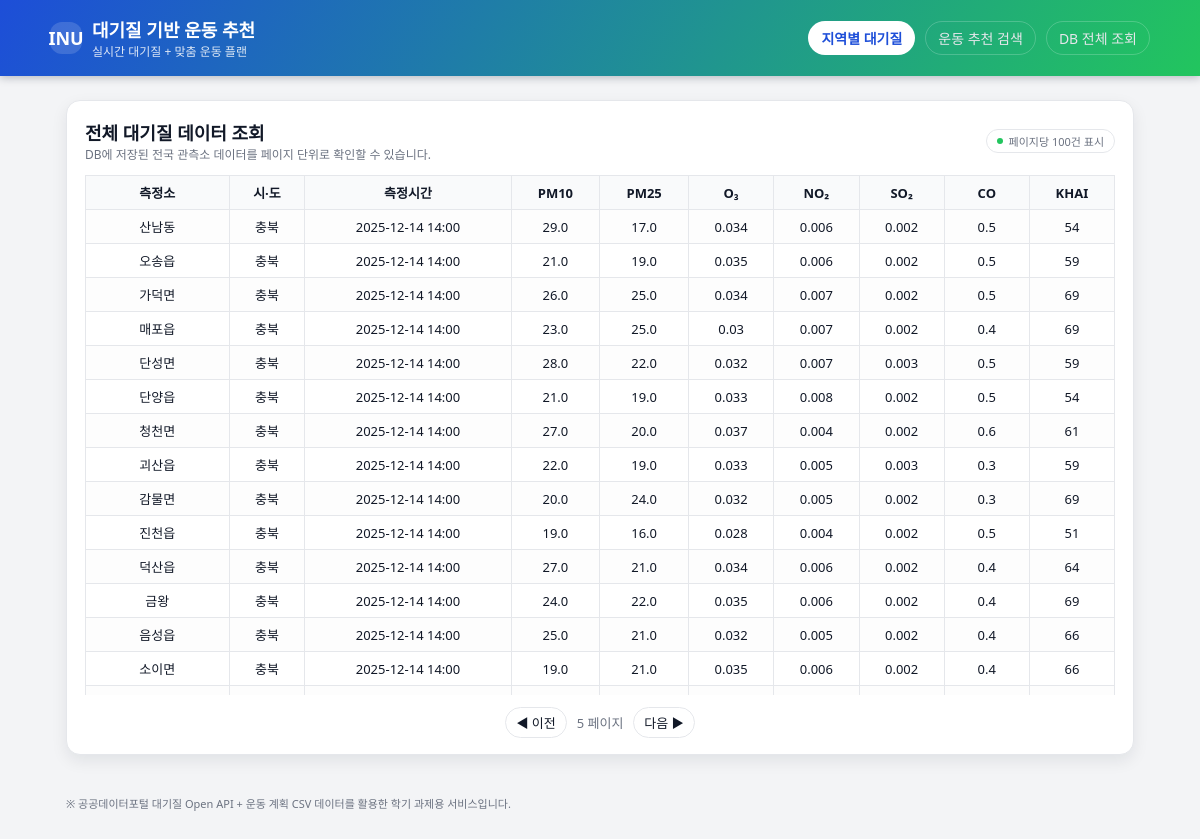
Screenshot of /list?page=5 with the database file from the repository.
### tables this page shows
CREATE TABLE air_quality (
    id        INTEGER PRIMARY KEY AUTOINCREMENT,
    station   TEXT,
    sido      TEXT,
    dataTime  TEXT,
    pm10      REAL,
    pm25      REAL,
    o3        REAL,
    no2       REAL,
    so2       REAL,
    co        REAL,
    khai      INTEGER
);

### app.py (the view)
@app.route("/list")
def list_data():
    page = int(request.args.get("page", 1))
    per_page = 100  # 페이지당 100개
    offset = (page - 1) * per_page
    conn = sqlite3.connect(DB_PATH)
    cur = conn.cursor()
    cur.execute("""
        SELECT station, sido, dataTime, pm10, pm25, o3, no2, so2, co, khai
        FROM air_quality
        ORDER BY dataTime DESC
        LIMIT ? OFFSET ?
    """, (per_page + 1, offset))
    rows = cur.fetchall()
    conn.close()
    has_next = len(rows) > per_page
    rows = rows[:per_page]
    return render_template(
        "list.html",
        rows=rows,
        page=page,
        has_next=has_next
    )

### templates/list.html (shortened to what this page needs)
{% extends "base.html" %}
{% block content %}
<div class="card">
    <div class="card-header">
        <div>
            <div class="card-title">전체 대기질 데이터 조회</div>
            <div class="text-muted">DB에 저장된 전국 관측소 데이터를 페이지 단위로 확인할 수 있습니다.</div>
        </div>
        <div class="pill">
            <div class="pill-dot"></div>
            <span>페이지당 100건 표시</span>
        </div>
    </div>
    <div class="mt-8" style="overflow-x:auto; max-height: 520px;">
        <table>
            <tr>
                <th>측정소</th>
                <th>시·도</th>
                <th>측정시간</th>
                <th>PM10</th>
                <th>PM25</th>
                <th>O₃</th>
                <th>NO₂</th>
                <th>SO₂</th>
                <th>CO</th>
                <th>KHAI</th>
            </tr>
            {% for row in rows %}
            <tr>
                <td>{{ row[0] }}</td>
                <td>{{ row[1] }}</td>
                <td>{{ row[2] }}</td>
                <td>{{ row[3] }}</td>
                <td>{{ row[4] }}</td>
                <td>{{ row[5] }}</td>
                <td>{{ row[6] }}</td>
                <td>{{ row[7] }}</td>
                <td>{{ row[8] }}</td>
                <td>{{ row[9] }}</td>
            </tr>
            {% endfor %}
        </table>
    </div>
    <div class="pagination">
        {% if page > 1 %}
            <a href="/list?page={{ page-1 }}">◀ 이전</a>
        {% endif %}
        <span>{{ page }} 페이지</span>
        {% if has_next %}
            <a href="/list?page={{ page+1 }}">다음 ▶</a>
        {% endif %}
    </div>
</div>
{% endblock %}

### templates/base.html (style rules this page uses)
:root { --primary: #2563eb; --primary-dark: #1d4ed8; --accent: #22c55e; --bg: #f3f4f6; --card-bg: #ffffff; --text-main: #111827; --text-sub: #6b7280; --border-soft: #e5e7eb; --danger: #ef4444; }
* { box-sizing: border-box; }
body { margin: 0; font-family: system-ui, -apple-system, BlinkMacSystemFont, "Segoe UI", Roboto, Helvetica, Arial, sans-serif; background: var(--bg); color: var(--text-main); }
a { text-decoration: none; color: inherit; }
.card { background: var(--card-bg); border-radius: 14px; border: 1px solid var(--border-soft); box-shadow: 0 6px 16px rgba(15, 23, 42, 0.08); padding: 18px 18px 16px; }
.card-header { display: flex; align-items: center; justify-content: space-between; margin-bottom: 12px; }
.card-title { font-size: 18px; font-weight: 600; }
.pill { display: inline-flex; align-items: center; gap: 6px; border-radius: 999px; padding: 3px 10px; font-size: 11px; border: 1px solid var(--border-soft); color: var(--text-sub); }
.pill-dot { width: 6px; height: 6px; border-radius: 999px; background: var(--accent); }
table { width: 100%; border-collapse: collapse; font-size: 13px; }
th, td { border: 1px solid var(--border-soft); padding: 7px 8px; text-align: center; }
th { background: #f9fafb; font-weight: 600; }
tr:nth-child(even) td { background: #fdfdfd; }
.pagination { margin-top: 12px; text-align: center; font-size: 13px; display: flex; align-items: center; justify-content: center; gap: 10px; }
.pagination a { padding: 5px 10px; border-radius: 999px; border: 1px solid var(--border-soft); background: #fff; color: var(--text-main); }
.pagination span { color: var(--text-sub); }
.mt-8 { margin-top: 8px; }
.text-muted { color: var(--text-sub); font-size: 12px; }

### rows the page displays
air_quality: station "산남동", sido "충북", dataTime "2025-12-14 14:00", pm10 "29.0", pm25 "17.0", o3 "0.034", no2 "0.006", so2 "0.002", co "0.5", khai "54"
air_quality: station "오송읍", sido "충북", dataTime "2025-12-14 14:00", pm10 "21.0", pm25 "19.0", o3 "0.035", no2 "0.006", so2 "0.002", co "0.5", khai "59"
air_quality: station "가덕면", sido "충북", dataTime "2025-12-14 14:00", pm10 "26.0", pm25 "25.0", o3 "0.034", no2 "0.007", so2 "0.002", co "0.5", khai "69"
air_quality: station "매포읍", sido "충북", dataTime "2025-12-14 14:00", pm10 "23.0", pm25 "25.0", o3 "0.03", no2 "0.007", so2 "0.002", co "0.4", khai "69"
air_quality: station "단성면", sido "충북", dataTime "2025-12-14 14:00", pm10 "28.0", pm25 "22.0", o3 "0.032", no2 "0.007", so2 "0.003", co "0.5", khai "59"
air_quality: station "단양읍", sido "충북", dataTime "2025-12-14 14:00", pm10 "21.0", pm25 "19.0", o3 "0.033", no2 "0.008", so2 "0.002", co "0.5", khai "54"
air_quality: station "청천면", sido "충북", dataTime "2025-12-14 14:00", pm10 "27.0", pm25 "20.0", o3 "0.037", no2 "0.004", so2 "0.002", co "0.6", khai "61"
air_quality: station "괴산읍", sido "충북", dataTime "2025-12-14 14:00", pm10 "22.0", pm25 "19.0", o3 "0.033", no2 "0.005", so2 "0.003", co "0.3", khai "59"
air_quality: station "감물면", sido "충북", dataTime "2025-12-14 14:00", pm10 "20.0", pm25 "24.0", o3 "0.032", no2 "0.005", so2 "0.002", co "0.3", khai "69"
air_quality: station "진천읍", sido "충북", dataTime "2025-12-14 14:00", pm10 "19.0", pm25 "16.0", o3 "0.028", no2 "0.004", so2 "0.002", co "0.5", khai "51"
air_quality: station "덕산읍", sido "충북", dataTime "2025-12-14 14:00", pm10 "27.0", pm25 "21.0", o3 "0.034", no2 "0.006", so2 "0.002", co "0.4", khai "64"
air_quality: station "금왕", sido "충북", dataTime "2025-12-14 14:00", pm10 "24.0", pm25 "22.0", o3 "0.035", no2 "0.006", so2 "0.002", co "0.4", khai "69"
air_quality: station "음성읍", sido "충북", dataTime "2025-12-14 14:00", pm10 "25.0", pm25 "21.0", o3 "0.032", no2 "0.005", so2 "0.002", co "0.4", khai "66"
air_quality: station "소이면", sido "충북", dataTime "2025-12-14 14:00", pm10 "19.0", pm25 "21.0", o3 "0.035", no2 "0.006", so2 "0.002", co "0.4", khai "66"

### other values shown
{{ page }} "5"
